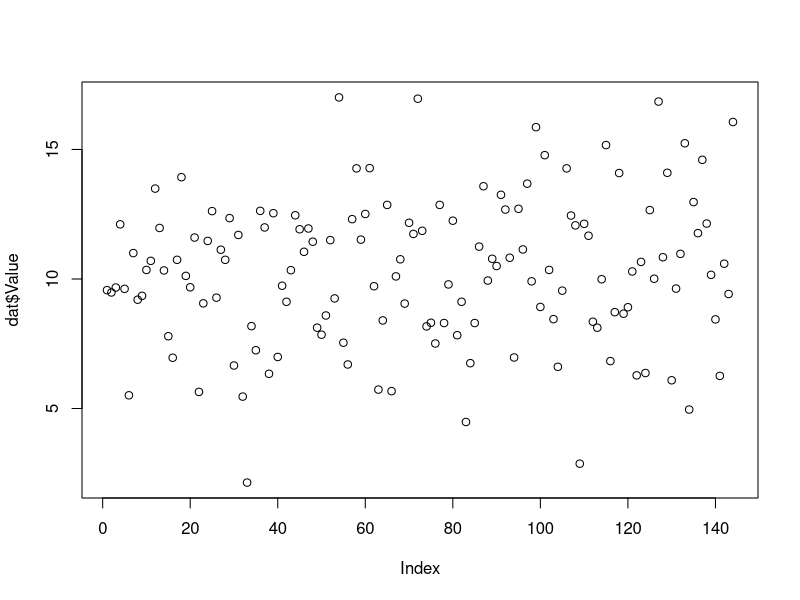
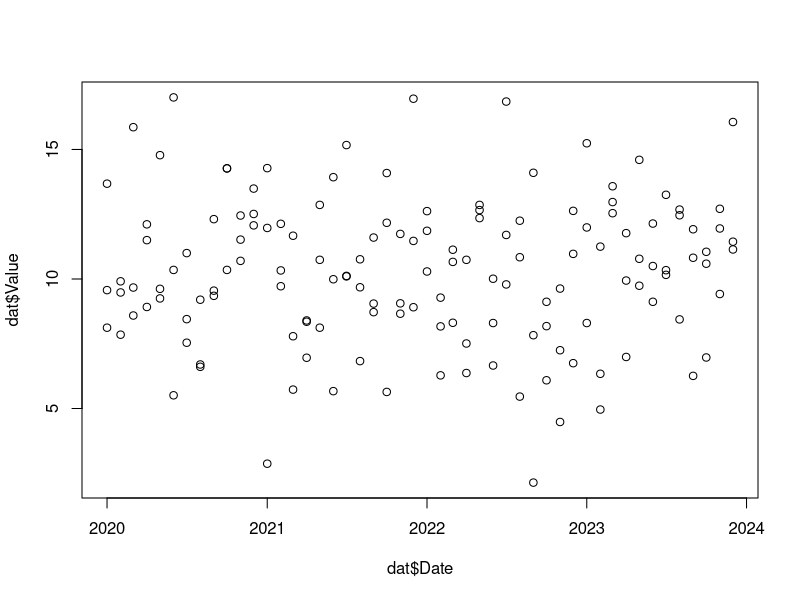
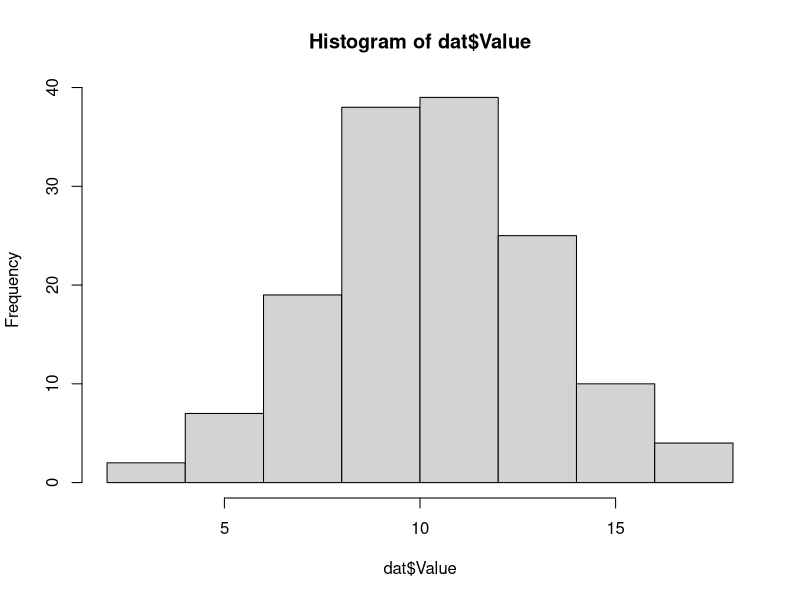
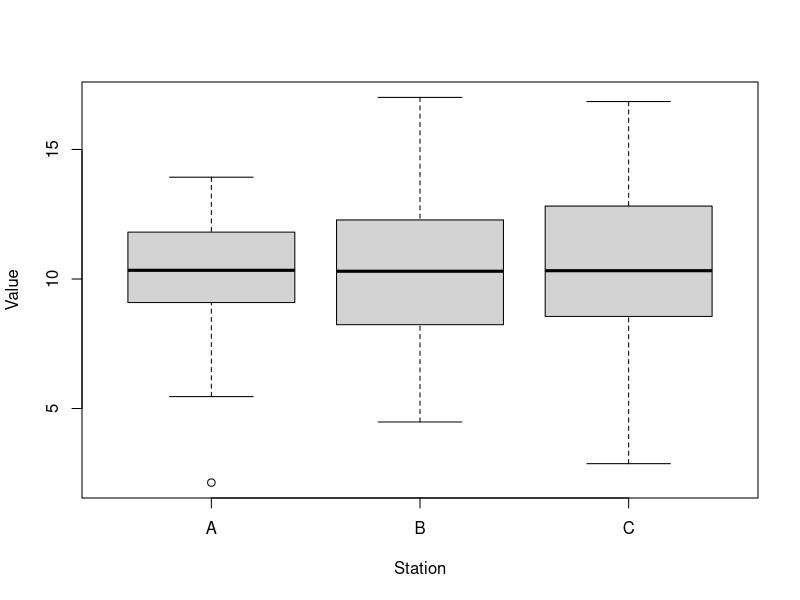
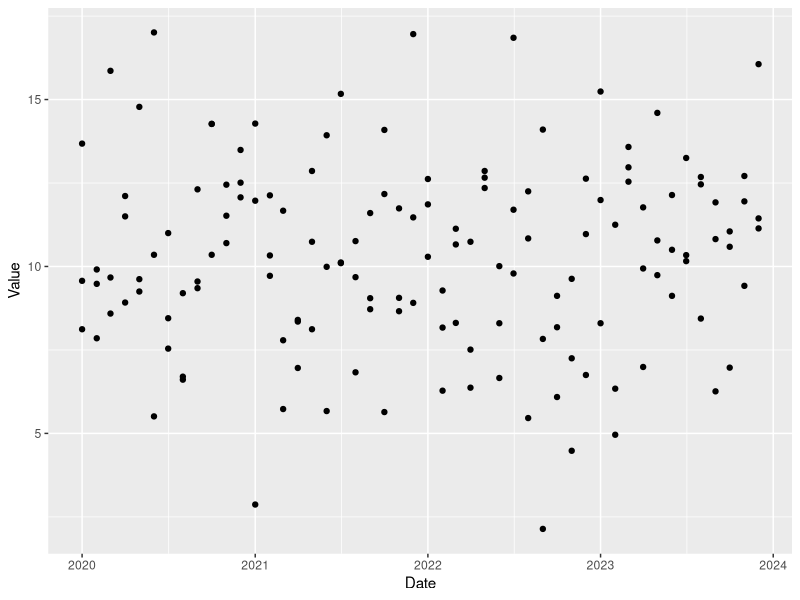
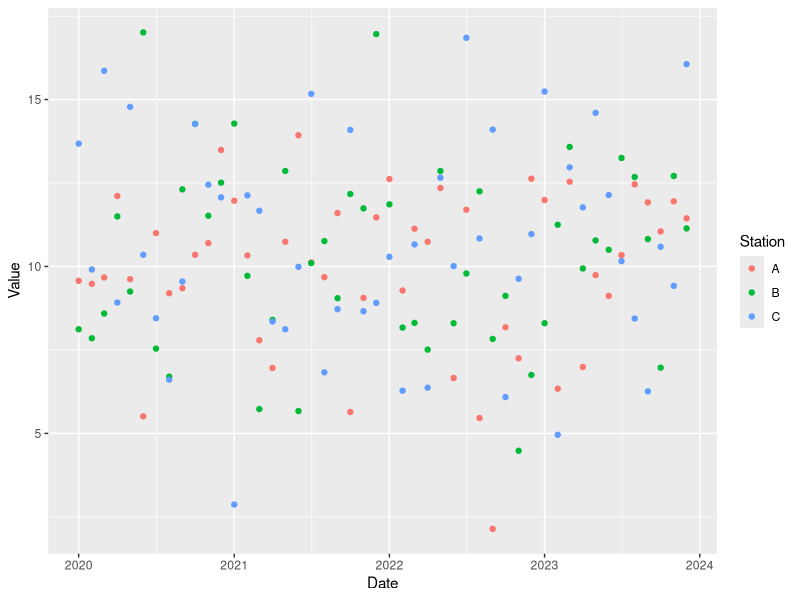
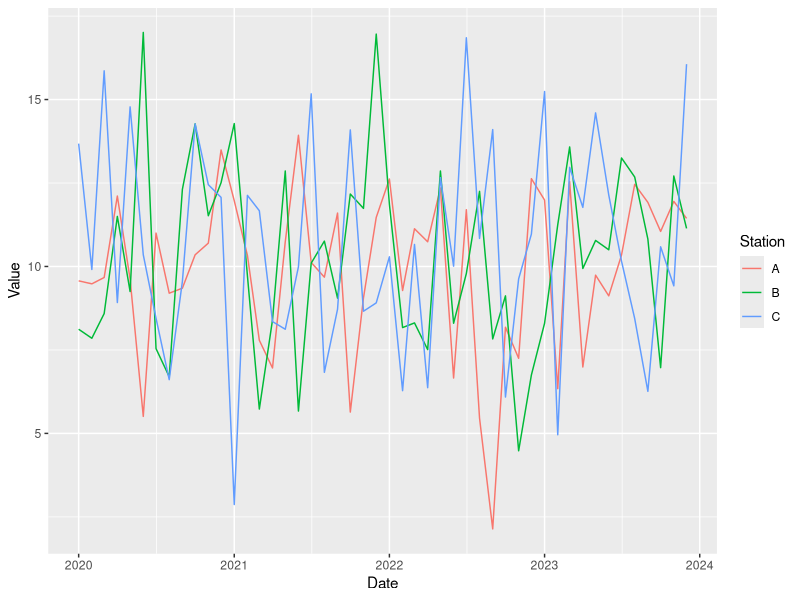
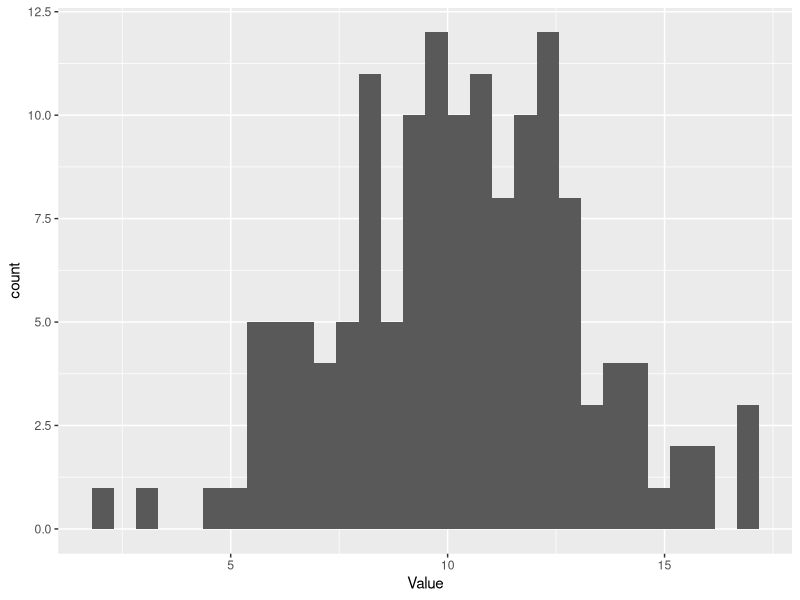

Write the R code that produced these figures, in order.
# Data viz lesson script
# SWFWMD R Training

library(tidyverse)

dat <- read_csv('data/dat.csv')

# ---- Base R graphics ----

# simple plot
plot(dat$Value)

# scatter plot
plot(dat$Date, dat$Value)

# histogram
hist(dat$Value)

# boxplot
boxplot(Value ~ Station, data = dat)

# ---- GGplot2 basics ----

# basic scatter plot
ggplot(dat, aes(x = Date, y = Value)) + 
  geom_point()

# add color by station
ggplot(dat, aes(x = Date, y = Value, color = Station)) + 
  geom_point()

# line plot
ggplot(dat, aes(x = Date, y = Value, color = Station)) + 
  geom_line()

# histogram
ggplot(dat, aes(x = Value)) + 
  geom_histogram()

# boxplot
ggplot(dat, aes(x = Station, y = Value)) + 
  geom_boxplot()

# bar plot
sumdat <- summarize(dat, mean_val = mean(Value, na.rm = TRUE), .by = Station)
ggplot(sumdat, aes(x = Station, y = mean_val)) + 
  geom_bar(stat = 'identity')

# ---- Modifying plot components ----

# labels and titles
ggplot(dat, aes(x = Date, y = Value, color = Station)) + 
  geom_point() +
  labs(x = 'Date', y = 'Value', title = 'Training Data', color = 'Station')

# themes
ggplot(dat, aes(x = Date, y = Value, color = Station)) + 
  geom_point() +
  theme_minimal()

ggplot(dat, aes(x = Date, y = Value, color = Station)) + 
  geom_point() +
  theme_bw()

# facets
ggplot(dat, aes(x = Date, y = Value)) + 
  geom_point() +
  facet_wrap(~Station)

# ---- Saving your plots ----

# save most recent plot
ggsave('myplot.png', width = 8, height = 6)
